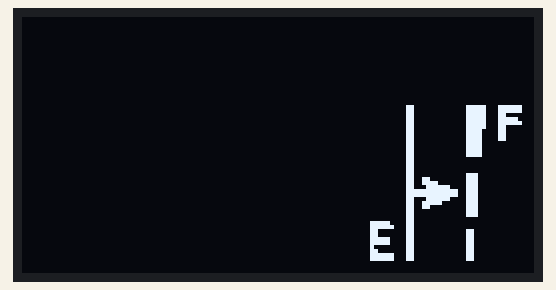
This sketch was run on a simulated Arduino Uno, built with avr-gcc and run on an emulated ATmega328P. Shown: 128×64 one-colour display.

Above: at 0.1 s.

The sketch:

tanque_medio.ino
```cpp
#include <Wire.h>      // libreria para bus I2C
#include <Adafruit_GFX.h>   // libreria para pantallas graficas
#include <Adafruit_SSD1306.h>   // libreria para controlador SSD1306

#define ANCHO 128     // reemplaza ocurrencia de ANCHO por 128
#define ALTO 64       // reemplaza ocurrencia de ALTO por 64

#define OLED_RESET 4      // necesario por la libreria pero no usado
Adafruit_SSD1306 oled(ANCHO, ALTO, &Wire, OLED_RESET);  // crea objeto

static const unsigned char PROGMEM logoBmp[] =

{
0x00, 0x60, 0x00, 0xf8, 0xfc, 0x00, 0x60, 0x00, 0xf8, 0xfc, 0x00, 0x60, 0x00, 0xf8, 0xc0, 0x00,
  0x60, 0x00, 0xf8, 0xf8, 0x00, 0x60, 0x00, 0xf8, 0xfc, 0x00, 0x60, 0x00, 0xf8, 0xc0, 0x00, 0x60,
  0x00, 0xf0, 0xc0, 0x00, 0x60, 0x00, 0xf0, 0xc0, 0x00, 0x60, 0x00, 0xf0, 0xc0, 0x00, 0x60, 0x00,
  0xf0, 0x00, 0x00, 0x60, 0x00, 0xf0, 0x00, 0x00, 0x60, 0x00, 0xf0, 0x00, 0x00, 0x60, 0x00, 0xf0,
  0x00, 0x00, 0x60, 0x00, 0x00, 0x00, 0x00, 0x60, 0x00, 0x00, 0x00, 0x00, 0x60, 0x00, 0x00, 0x00,
  0x00, 0x60, 0x00, 0x00, 0x00, 0x00, 0x60, 0x00, 0xe0, 0x00, 0x00, 0x66, 0x00, 0xe0, 0x00, 0x00,
  0x67, 0x80, 0xe0, 0x00, 0x00, 0x63, 0xf0, 0xe0, 0x00, 0x00, 0x7f, 0xfc, 0xe0, 0x00, 0x00, 0x7f,
  0xfc, 0xe0, 0x00, 0x00, 0x63, 0xf0, 0xe0, 0x00, 0x00, 0x67, 0xc0, 0xe0, 0x00, 0x00, 0x66, 0x00,
  0xe0, 0x00, 0x00, 0x60, 0x00, 0xe0, 0x00, 0x00, 0x60, 0x00, 0xe0, 0x00, 0x00, 0x60, 0x00, 0x00,
  0x00, 0xf8, 0x60, 0x00, 0x00, 0x00, 0xfc, 0x60, 0x00, 0x00, 0x00, 0xc0, 0x60, 0x00, 0xc0, 0x00,
  0xc0, 0x60, 0x00, 0xc0, 0x00, 0xf8, 0x60, 0x00, 0xc0, 0x00, 0xf8, 0x60, 0x00, 0xc0, 0x00, 0x80,
  0x60, 0x00, 0xc0, 0x00, 0xc0, 0x60, 0x00, 0xc0, 0x00, 0xfc, 0x60, 0x00, 0xc0, 0x00, 0xfc, 0x60,
  0x00, 0xc0, 0x00, 0x00, 0x00, 0x00, 0x00, 0x00, 0x00, 0x00, 0x00, 0x00, 0x00, 0x00, 0x00, 0x00,
  0x00, 0x00, 0x00, 0x00, 0x00, 0x00, 0x00, 0x00, 0x00, 0x00, 0x00, 0x00, 0x00, 0x00, 0x00, 0x00,
  0x00
};


void setup() {
  Wire.begin();         // inicializa bus I2C
  oled.begin(SSD1306_SWITCHCAPVCC, 0x3C); // inicializa pantalla con direccion 0x3C
}

void loop() {
  oled.clearDisplay();      // limpia pantalla
  oled.drawBitmap(87, 22, logoBmp, 38, 45, WHITE);
  oled.display();     // muestra en pantalla todo lo establecido anteriormente
  delay(5000);
}
```
